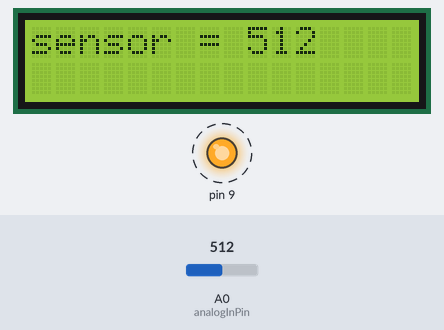
This sketch was run on a simulated Arduino Uno, built with avr-gcc and run on an emulated ATmega328P. On the bench: 16×2 character LCD, output pins drawn as LEDs (lit = HIGH). Dashed ring = blinking. The test bench sets the inputs (shaded band); at power-on: A0 (analogInPin) = 512.

Above: at 1.2 s.
1.3 s: A0 (analogInPin) set to 485
At 2.1 s:
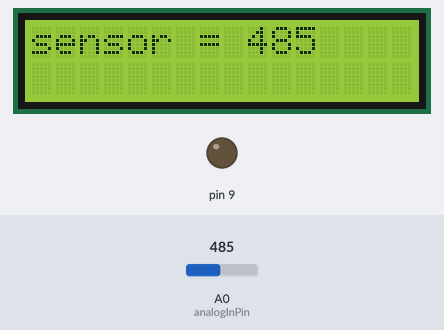
2.8 s: A0 (analogInPin) set to 510
At 4.3 s:
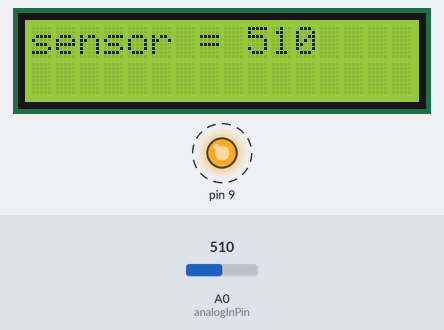
4.4 s: A0 (analogInPin) set to 490
At 5.4 s:
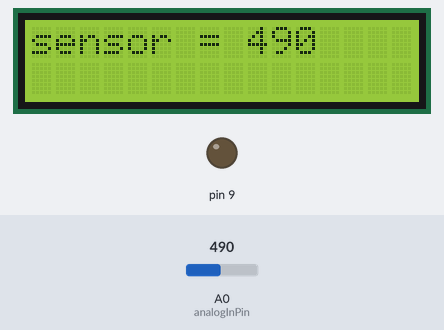
Timing chart, 0 to 7.4 s (numbered marks = the images above; inputs shaded):
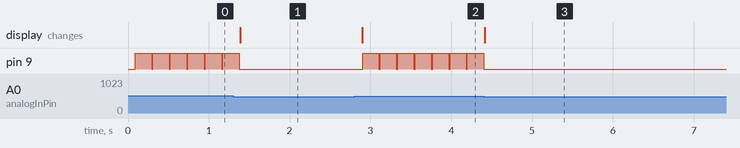

Measured:
- the behaviour switches between 500 and 499 on A0 (analogInPin) (found by bisection; images 0 and 1)
- after the input at 1.3 s, pin 9: goes on until 1.4 s, then stays LOW; the display: changes after 0.09 s (image 1)
- after the input at 2.8 s, pin 9: alternates HIGH for 0.20 s and LOW for 0.02 s, starting after 0.10 s; the display: changes after 0.10 s (image 2)
- after the input at 4.4 s, pin 9: goes on until 4.4 s, then stays LOW; the display: changes at once (image 3)
- by itself, pin 9: alternates HIGH for 0.20 s and LOW for 0.02 s

The sketch:

UVTRON.ino
```cpp
#include <Wire.h>
#include <LiquidCrystal_I2C.h>
LiquidCrystal_I2C lcd(0x27, 16, 2);
const int analogInPin = A0;

int sensorValue = 0;
int outputValue = 0;

void setup() {
  Serial.begin(9600);
  pinMode(9,OUTPUT);
  lcd.begin();
  lcd.backlight();
  lcd.print("Hello, world!");
}

void loop() {
  lcd.clear();
  sensorValue = analogRead(analogInPin);
  outputValue = map(sensorValue, 0, 1023, 0, 255);
  lcd.print("sensor = " );
  lcd.print(sensorValue);
  delay(2);
  if(sensorValue >=500) digitalWrite(9,HIGH);
  delay(200);
  digitalWrite(9,LOW);
}
```
